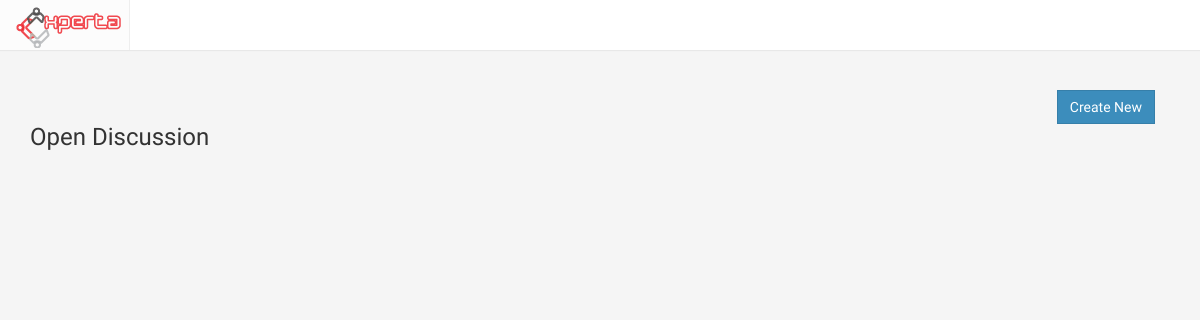
The app's page /index.php/discussion/open, older data.
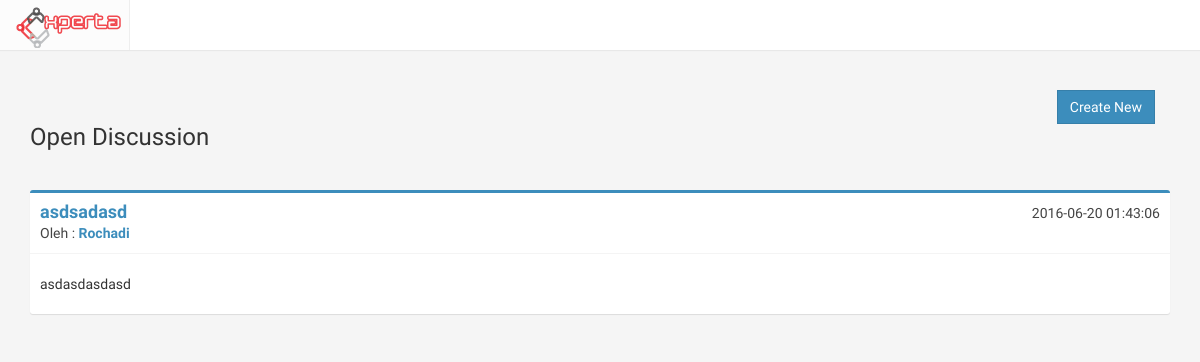
The same page, newer data.
### tables this page shows
CREATE TABLE `open_discussion` (
  `id_discussion` int(11) NOT NULL,
  `id_scope` int(11) NOT NULL,
  `id_user` int(11) NOT NULL,
  `title` varchar(160) NOT NULL,
  `content` text NOT NULL,
  `created_at` timestamp NOT NULL DEFAULT CURRENT_TIMESTAMP,
  `updated_at` timestamp NOT NULL DEFAULT CURRENT_TIMESTAMP ON UPDATE CURRENT_TIMESTAMP,
  `status` int(11) NOT NULL DEFAULT '1',
  `views` int(11) NOT NULL DEFAULT '0'
);

CREATE TABLE `profile` (
  `id_profile` int(11) NOT NULL,
  `NIK` varchar(50) DEFAULT NULL,
  `id_user` int(11) NOT NULL,
  `fullname` varchar(255) NOT NULL,
  `birthdate` date DEFAULT NULL,
  `gender` enum('M','F') DEFAULT NULL,
  `id_expert` int(11) DEFAULT '98',
  `pic` varchar(500) DEFAULT 'default.png',
  `updated_at` timestamp NOT NULL DEFAULT CURRENT_TIMESTAMP ON UPDATE CURRENT_TIMESTAMP,
  `login` int(11) NOT NULL DEFAULT '0'
);

### application/controllers/Discussion.php (called while the page is built, shortened)
<?php
class Discussion extends CI_Controller
{
	function __construct(){
		$this->load->model("Discussion_model");
	}
	public function open(){
		$data['title'] =  "Open Discussion";
		$data['list'] = $this->Discussion_model->od_get();
		$this->load->view('discussion/od',$data);
	}
}

### index.php (called while the page is built, shortened)
<?php
require_once BASEPATH.'core/CodeIgniter.php';

### application/models/Discussion_model.php (called while the page is built, shortened)
<?php
class Discussion_model extends CI_Model
{
	function od_get(){
		return $this->db->query("SELECT * FROM open_discussion
			LEFT JOIN user ON user.id_user = open_discussion.id_user
			LEFT JOIN profile ON profile.id_user = open_discussion.id_user
			")->result();
	}
}

### application/views/discussion/od.php (the view, shortened to what this page needs)
<?php include 'application/views/header.php' ?>
		<div class="container">
			<div class="row">
				<div class="col-md-12">
							<div class="col-md-12">
		                		<a href="<?php echo site_url('discussion/open_create') ?>" class="btn pull-right btn-primary isi btn-flat" >Create New</a>
							</div>
						<h3>Open Discussion</h3>
						<?php foreach ($list as $data): ?>
							<?php
							$data->fullname = (empty($data->fullname)) ? explode('@', $data->email)[0] : $data->fullname;
							?>
							<div class="box box-primary">
								<div class="box-header with-border">
									<h3 class="box-title">
									<strong><a href="<?= site_url('discussion/open_view/'.$data->id_discussion); ?>">
									<?= $data->title ?>
									</a></strong>
									</h3>
										<span class="pull-right"><?php echo $data->created_at ?></span>
										<div class="author">
												Oleh :
											<a href="<?php echo site_url('account/user/'.$data->id_user) ?>">
												<strong><?= $data->fullname ?></strong>
											</a>
										</div>
								</div>
								<div class="box-body">
									<p><?= substr($data->content, 0, 100) ?></p>
								</div>
							</div>
						<?php endforeach ?>
				</div>
			</div>
		</div>
	</body>
</html>

### application/views/header.php (shortened to what this page needs)
<!DOCTYPE html>
<html lang="en">
	<head>
		<link rel="stylesheet" type="text/css" href="<?php echo base_url('assets/css/select2.min.css') ?>">
    <link href="<?= base_url('assets/css/bootstrap.min.css') ?>" rel="stylesheet">
    <link rel="stylesheet" href="<?php echo base_url('assets/css/dataTables.bootstrap.css') ?>">
		<link href="<?= base_url('assets/css/font-awesome.min.css') ?>" rel="stylesheet"/>
		<link href="<?= base_url('assets/css/main.css') ?>" rel="stylesheet" type="text/css">
		<link rel="stylesheet" type="text/css" href="<?= base_url('assets/css/AdminLTE.min.css') ?>">
		<link rel="stylesheet" type="text/css" href="<?= base_url('assets/css/skins/skin-black-light.css') ?>">
	</head>
	<body id="myPage" data-spy="scroll" data-target=".navbar" data-offset="50" class="full hold-transition skin-black-light fixed">
		<header class="main-header">
        <a href="<?php echo site_url('') ?>" class="logo">
        	<img class="logo-exp" src="<?php echo base_url('assets/img/Experta-Logo.png') ?>">
        </a>
        <nav class="navbar navbar-static-top" role="navigation">
        </nav>
      </header>

### assets/css/main.css (style rules this page uses)
body { background-color: #ecf0f5; margin-top: 50px; }
.full { background: url('../img/backimg.png') no-repeat center center fixed; -webkit-background-size: cover; -moz-background-size: cover; background-size: cover; -o-background-size: cover; }
.logo { width: 130px !important; }
.logo-exp { margin-bottom: 1px; }
.navbar { margin-left: 130px !important; }
.isi { margin-top: 40px; }

### assets/css/skins/skin-black-light.css (style rules this page uses)
.skin-black-light .main-header { -webkit-box-shadow: 0px 1px 1px rgba(0, 0, 0, 0.05); box-shadow: 0px 1px 1px rgba(0, 0, 0, 0.05); }
.skin-black-light .main-header > .navbar { background-color: #ffffff; }
.skin-black-light .main-header > .logo { background-color: #ffffff; color: #333333; border-bottom: 0 solid transparent; border-right: 1px solid #eee; }

Row changes from the older to the newer data that the page shows:
added open_discussion: title "asdsadasd", created_at "2016-06-20 01:43:06", profile.fullname "Rochadi", content "asdasdasdasd"
